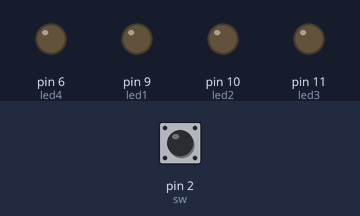
Recording of a sketch running on a simulated Arduino Uno, built with avr-gcc and run on an emulated ATmega328P. On the bench: output pins drawn as LEDs (lit = HIGH). Dashed ring = blinking. Inputs (shaded band) come from the test bench; at power-on: pin 2 (sw) HIGH.

Above: at 5.6 s.
5.7 s: pin 2 (sw) pulled LOW for 2.05 s
At 6.6 s:
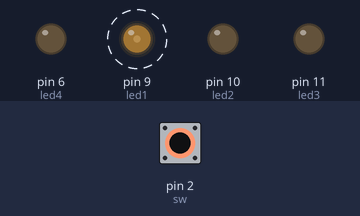
At 7.0 s:
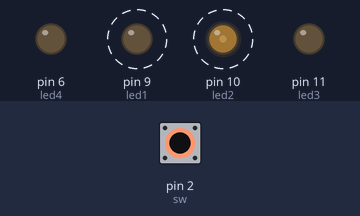
9.2 s: pin 2 (sw) pulled LOW for 2.05 s
At 9.4 s:
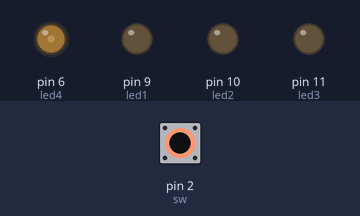
Timing chart, 0 to 18.7 s (numbered marks = the images above; inputs shaded):
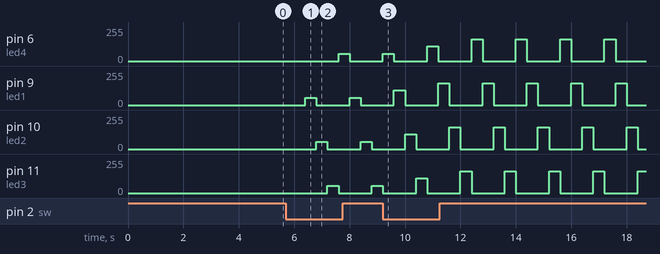

Measured:
- after the input at 5.7 s, pin 6 (led4): 0/255 → 55/255 after 1.9 s, → 0/255 0.40 s later; pin 9 (led1): alternates 55/255 for 0.40 s and 0/255 for 1.2 s, starting after 0.70 s; pin 10 (led2): alternates 55/255 for 0.40 s and 0/255 for 1.2 s, starting after 1.1 s; pin 11 (led3): 0/255 → 55/255 after 1.5 s, → 0/255 0.40 s later, → 55/255 1.2 s later

The sketch:

6_Brillo.ino
```cpp
int led1 =9;
int led2 =10;
int led3 =11;
int led4 =6;
int sw = 2;
int brillo =0;

void setup() {
  pinMode(led1,OUTPUT);
  pinMode(led2,OUTPUT);
  pinMode(led3,OUTPUT);
  pinMode(led4,OUTPUT);
  pinMode(sw,INPUT);
}

void loop() {

  analogWrite(led1, brillo);
  delay(400);
  analogWrite(led1, LOW);
  analogWrite(led2, brillo);
  delay(400);
  analogWrite(led2, LOW);
  analogWrite(led3, brillo);
  delay(400);
  analogWrite(led3, LOW);
  analogWrite(led4, brillo);
  delay(400);
  analogWrite(led4, LOW);

  if(digitalRead(sw)==LOW){
    brillo = (brillo + 55)%220;
  }


}
```
